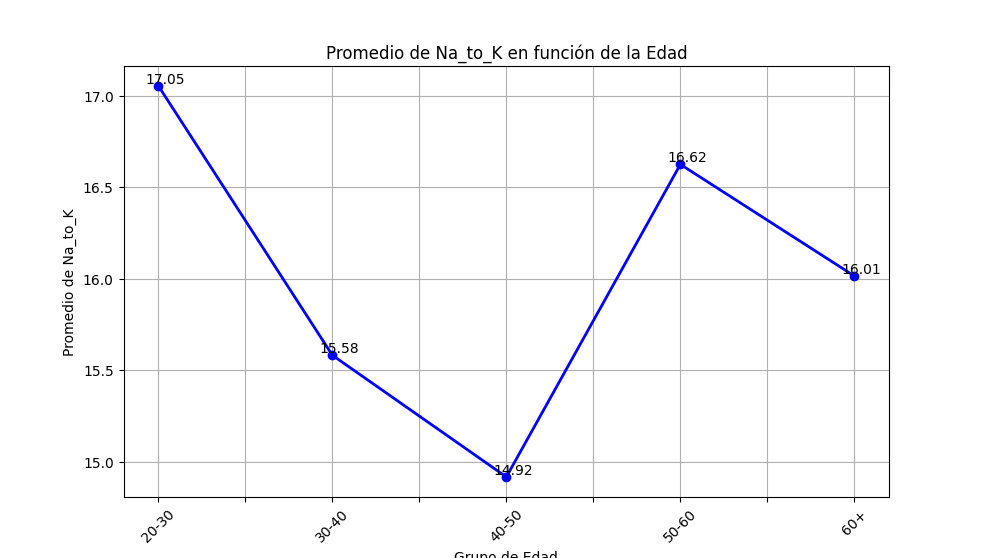

Write the Python code that produced this figure.
import pandas as pd
import matplotlib.pyplot as plt

# Cargar el archivo CSV
# Reemplaza 'archivo.csv' con la ruta de tu archivo CSV
df = pd.read_csv('drug200.csv')

# Crear un nuevo campo para los grupos de edad
df['Age_group'] = pd.cut(df['Age'], bins=[20, 30, 40, 50, 60, 100], labels=['20-30', '30-40', '40-50', '50-60', '60+'])

# Calcular el promedio de Na_to_K por grupo de edad
mean_na_to_k_by_age = df.groupby('Age_group')['Na_to_K'].mean()

# Graficar
plt.figure(figsize=(8, 6))
ax = mean_na_to_k_by_age.plot(kind='line', marker='o', color='b', linestyle='-', linewidth=2)

# Mostrar el valor de Na_to_K en cada punto
for i, value in enumerate(mean_na_to_k_by_age):
    ax.annotate(f'{value:.2f}',  # Valor con dos decimales
                xy=(i, value),  # Coordenadas (x, y)
                xytext=(5, 0),  # Desplazar el texto un poco
                textcoords='offset points',  # Usar coordenadas relativas
                ha='center', va='bottom',  # Alinear el texto
                fontsize=10, color='black')

# Personalizar el gráfico
plt.title('Promedio de Na_to_K en función de la Edad')
plt.xlabel('Grupo de Edad')
plt.ylabel('Promedio de Na_to_K')
plt.xticks(rotation=45)
plt.grid(True)

# Mostrar el gráfico
plt.show()
